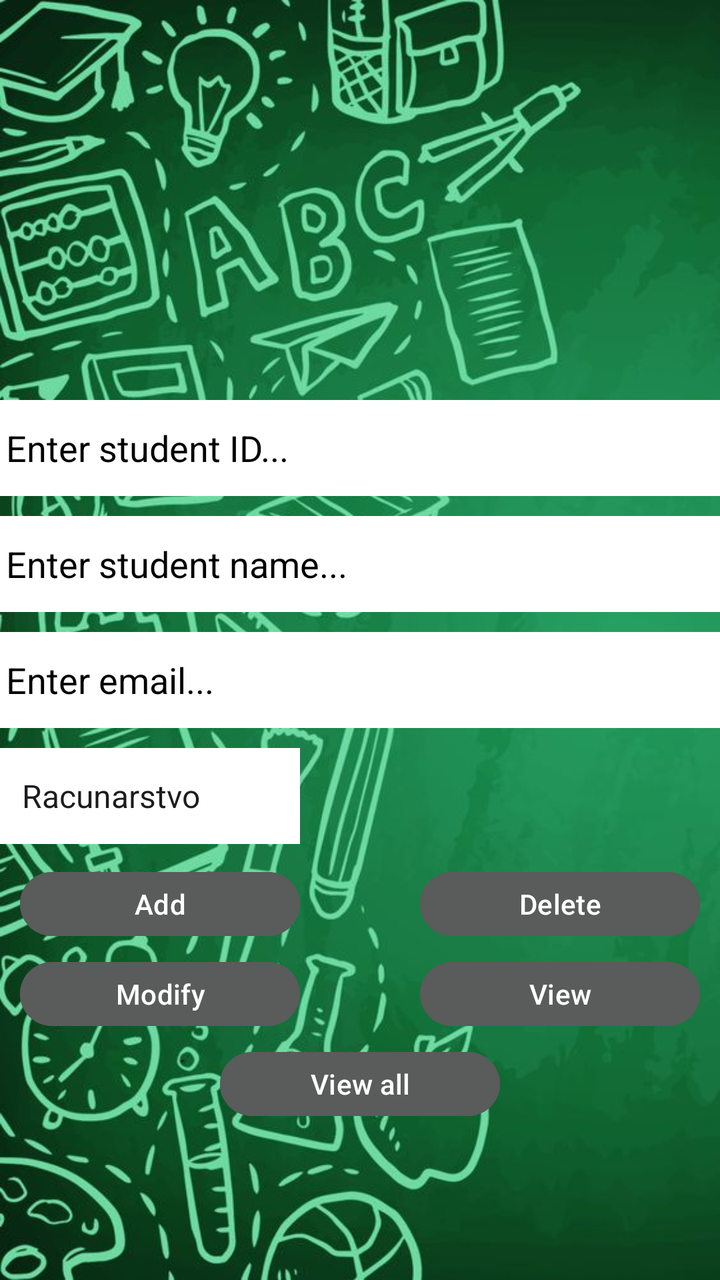
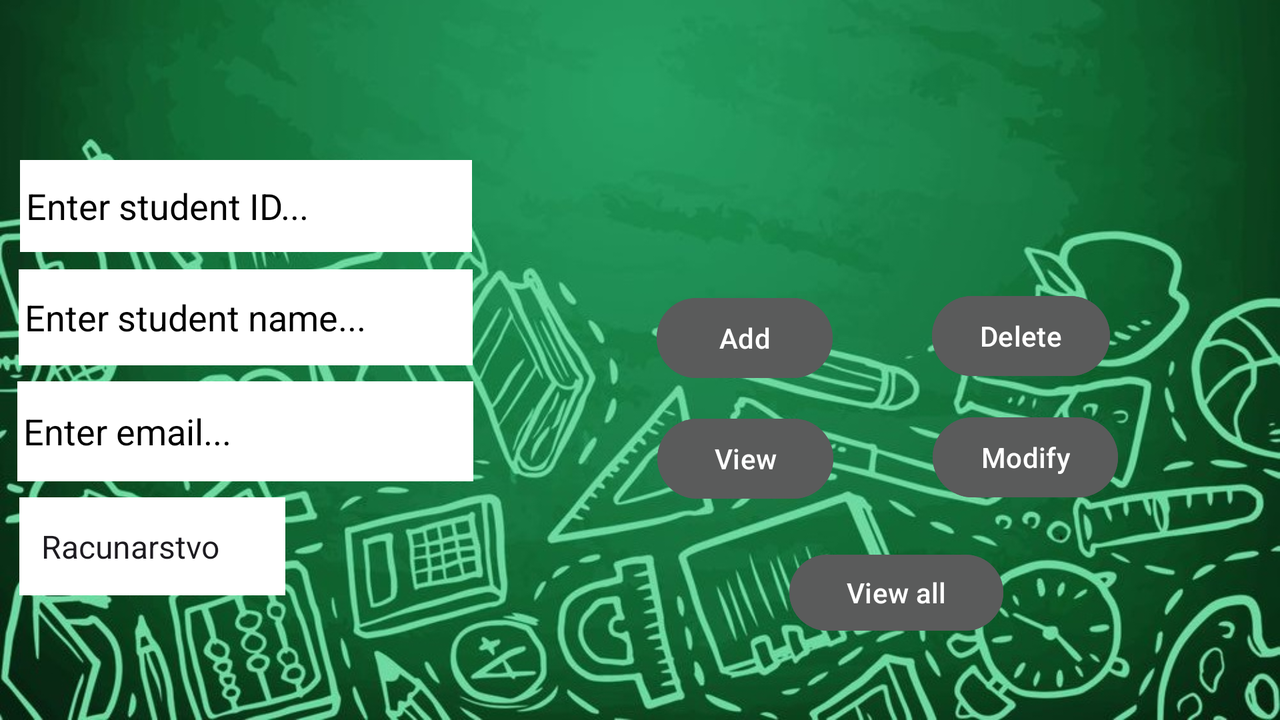

One screen, two layout resources from the same app: the default and the repository's alternative for another configuration. Each is rendered where Android would select it; the XML of both is given below.
<!-- AndroidManifest.xml: application theme Theme.StudentManagerAndroid -->
<!-- res/layout/activity_main.xml -->
<?xml version="1.0" encoding="utf-8"?>
<LinearLayout xmlns:android="http://schemas.android.com/apk/res/android"
    android:id="@+id/LinearLayout1"
    android:layout_width="match_parent"
    android:layout_height="match_parent"
    android:background="@drawable/background"
    android:orientation="vertical">

    <RelativeLayout
        android:layout_width="match_parent"
        android:layout_height="60dp"
        android:gravity="right"
        android:layout_alignParentRight="true">

        <ImageButton
            android:id="@+id/change_language"
            android:layout_width="61dp"
            android:layout_height="match_parent"
            android:background="@drawable/language"
            android:contentDescription="@string/app_name" />
    </RelativeLayout>

    <LinearLayout
        android:layout_width="match_parent"
        android:layout_height="130dp"
        android:gravity="center">

        <ImageView
            android:layout_width="150dp"
            android:layout_height="130dp"
            android:src="@drawable/logo" />

    </LinearLayout>

    <EditText
        android:id="@+id/student_id"
        android:layout_width="match_parent"
        android:layout_height="wrap_content"
        android:layout_marginTop="10dp"
        android:background="@color/white"
        android:ems="10"
        android:hint="Enter student ID..."
        android:inputType="number"
        android:minHeight="48dp"
        android:padding="3dp"
        android:textColor="@color/black"
        android:textColorHint="@color/black">

        <requestFocus />
    </EditText>

    <EditText
        android:id="@+id/student_name"
        android:layout_width="match_parent"
        android:layout_height="wrap_content"
        android:layout_marginTop="10dp"
        android:background="@color/white"
        android:ems="10"
        android:hint="Enter student name..."
        android:minHeight="48dp"
        android:padding="3dp"
        android:textColor="@color/black"
        android:textColorHint="@color/black" />

    <EditText
        android:id="@+id/student_email"
        android:layout_width="match_parent"
        android:layout_height="wrap_content"
        android:layout_marginTop="10dp"
        android:background="@color/white"
        android:ems="10"
        android:hint="Enter email..."
        android:minHeight="48dp"
        android:padding="3dp"
        android:textColor="@color/black"
        android:textColorHint="@color/black" />

    <Spinner
        android:id="@+id/subject_spinner"
        android:layout_width="150dp"
        android:layout_height="wrap_content"

        android:layout_marginTop="10dp"
        android:background="@color/white"
        android:minHeight="48dp"
        android:padding="3dp"
        android:textColor="@color/black"
        android:textColorHint="@color/black"
        android:entries="@array/studentSubjects"/>

    <LinearLayout
        android:layout_width="match_parent"
        android:layout_height="50dp"
        android:layout_marginTop="5dp"
        android:gravity="center">

        <Button
            android:id="@+id/addstudentbtn"
            android:layout_width="140dp"
            android:layout_height="40dp"
            android:backgroundTint="@color/gray"
            android:gravity="center"
            android:layout_marginRight="60dp"
            android:text="Add" />

        <Button
            android:id="@+id/deletestudentbtn"
            android:layout_width="140dp"
            android:layout_height="40dp"
            android:backgroundTint="@color/gray"
            android:gravity="center"
            android:text="Delete" />
    </LinearLayout>

    <LinearLayout
        android:layout_width="match_parent"
        android:layout_height="40dp"
        android:gravity="center">

        <Button
            android:id="@+id/modifystudentbtn"
            android:layout_width="140dp"
            android:layout_height="40dp"
            android:backgroundTint="@color/gray"
            android:layout_marginRight="60dp"
            android:text="Modify" />

        <Button
            android:id="@+id/viewstudentbtn"
            android:layout_width="140dp"
            android:layout_height="40dp"
            android:backgroundTint="@color/gray"
            android:text="View" />
    </LinearLayout>

    <LinearLayout
        android:layout_width="match_parent"
        android:layout_height="50dp"
        android:gravity="center">

        <Button
            android:id="@+id/viewallstudentsbtn"
            android:layout_width="140dp"
            android:layout_height="40dp"
            android:backgroundTint="@color/gray"
            android:text="View all" />

    </LinearLayout>

</LinearLayout>
<!-- resources referenced by this layout -->
<resources>
  <string-array name="studentSubjects">
          <item>Računarstvo</item>
          <item>Mehatronika</item>
          <item>Sestrinstvo</item>
      </string-array>
  <color name="black">#FF000000</color>
  <color name="gray">#5a5b5b</color>
  <color name="white">#FFFFFFFF</color>
  <!-- drawable background: jpg bitmap (drawable, 88185 bytes) -->
  <string name="app_name">studentManagerAndroid</string>
  <style name="Theme.StudentManagerAndroid" parent="Base.Theme.StudentManagerAndroid" />
  <style name="Base.Theme.StudentManagerAndroid" parent="Theme.Material3.DayNight.NoActionBar">
          
          
      </style>
</resources>
<!-- res/layout-land/activity_main.xml (the repository's variant of the layout above) -->
<!-- drawn on the phone turned sideways -->
<?xml version="1.0" encoding="utf-8"?>
<androidx.constraintlayout.widget.ConstraintLayout xmlns:android="http://schemas.android.com/apk/res/android"
    xmlns:app="http://schemas.android.com/apk/res-auto"
    xmlns:tools="http://schemas.android.com/tools"
    android:id="@+id/LinearLayout1"
    android:layout_width="match_parent"
    android:layout_height="match_parent"
    android:background="@drawable/background_landscape"
    android:orientation="vertical">


    <ImageButton
        android:id="@+id/change_language"
        android:layout_width="53dp"
        android:layout_height="48dp"
        android:background="@drawable/language"
        android:contentDescription="@string/app_name"
        app:layout_constraintBottom_toBottomOf="parent"
        app:layout_constraintEnd_toEndOf="parent"
        app:layout_constraintHorizontal_bias="0.975"
        app:layout_constraintStart_toStartOf="parent"
        app:layout_constraintTop_toTopOf="parent"
        app:layout_constraintVertical_bias="0.047" />

    <ImageView
        android:id="@+id/imageView"
        android:layout_width="73dp"
        android:layout_height="65dp"
        android:src="@drawable/logo"
        app:layout_constraintBottom_toBottomOf="parent"
        app:layout_constraintEnd_toStartOf="@+id/change_language"
        app:layout_constraintHorizontal_bias="0.592"
        app:layout_constraintStart_toStartOf="parent"
        app:layout_constraintTop_toTopOf="parent"
        app:layout_constraintVertical_bias="0.051" />

    <EditText
        android:id="@+id/student_id"
        android:layout_width="226dp"
        android:layout_height="46dp"
        android:background="@color/white"
        android:ems="10"
        android:hint="Enter student ID..."
        android:inputType="number"
        android:minHeight="48dp"
        android:padding="3dp"
        android:textColor="@color/black"
        android:textColorHint="@color/black"
        app:layout_constraintBottom_toBottomOf="parent"
        app:layout_constraintEnd_toEndOf="parent"
        app:layout_constraintHorizontal_bias="0.024"
        app:layout_constraintStart_toStartOf="parent"
        app:layout_constraintTop_toBottomOf="@+id/imageView"
        app:layout_constraintVertical_bias="0.0">

        <requestFocus
            android:layout_width="wrap_content"
            android:layout_height="wrap_content" />
    </EditText>


    <EditText
        android:id="@+id/student_name"
        android:layout_width="227dp"
        android:layout_height="48dp"
        android:layout_marginTop="4dp"
        android:background="@color/white"
        android:ems="10"
        android:hint="Enter student name..."
        android:minHeight="48dp"
        android:padding="3dp"
        android:textColor="@color/black"
        android:textColorHint="@color/black"
        app:layout_constraintBottom_toBottomOf="parent"
        app:layout_constraintEnd_toEndOf="parent"
        app:layout_constraintHorizontal_bias="0.023"
        app:layout_constraintStart_toStartOf="parent"
        app:layout_constraintTop_toBottomOf="@+id/student_id"
        app:layout_constraintVertical_bias="0.025" />

    <Button
        android:id="@+id/addstudentbtn"
        android:layout_width="wrap_content"
        android:layout_height="wrap_content"
        android:layout_marginStart="92dp"
        android:backgroundTint="@color/gray"
        android:gravity="center"
        android:text="Add"
        app:layout_constraintBottom_toBottomOf="parent"
        app:layout_constraintEnd_toEndOf="parent"
        app:layout_constraintHorizontal_bias="0.0"
        app:layout_constraintStart_toEndOf="@+id/student_name"
        app:layout_constraintTop_toTopOf="parent"
        app:layout_constraintVertical_bias="0.465" />

    <Button
        android:id="@+id/deletestudentbtn"
        android:layout_width="wrap_content"
        android:layout_height="wrap_content"
        android:backgroundTint="@color/gray"
        android:gravity="center"
        android:text="Delete"
        app:layout_constraintBottom_toBottomOf="parent"
        app:layout_constraintEnd_toEndOf="parent"
        app:layout_constraintHorizontal_bias="0.73"
        app:layout_constraintStart_toEndOf="@+id/student_name"
        app:layout_constraintTop_toTopOf="parent"
        app:layout_constraintVertical_bias="0.462" />

    <EditText
        android:id="@+id/student_email"
        android:layout_width="228dp"
        android:layout_height="50dp"
        android:layout_marginTop="8dp"
        android:background="@color/white"
        android:ems="10"
        android:hint="Enter email..."
        android:minHeight="48dp"
        android:padding="3dp"
        android:textColor="@color/black"
        android:textColorHint="@color/black"
        app:layout_constraintBottom_toBottomOf="parent"
        app:layout_constraintEnd_toEndOf="parent"
        app:layout_constraintHorizontal_bias="0.021"
        app:layout_constraintStart_toStartOf="parent"
        app:layout_constraintTop_toBottomOf="@+id/student_name"
        app:layout_constraintVertical_bias="0.0" />

    <Button
        android:id="@+id/modifystudentbtn"
        android:layout_width="wrap_content"
        android:layout_height="wrap_content"
        android:layout_marginTop="56dp"
        android:layout_marginBottom="16dp"
        android:backgroundTint="@color/gray"
        android:text="Modify"
        app:layout_constraintBottom_toTopOf="@+id/viewallstudentsbtn"
        app:layout_constraintEnd_toEndOf="parent"
        app:layout_constraintHorizontal_bias="0.739"
        app:layout_constraintStart_toEndOf="@+id/student_email"
        app:layout_constraintTop_toTopOf="@+id/deletestudentbtn" />

    <Button
        android:id="@+id/viewstudentbtn"
        android:layout_width="wrap_content"
        android:layout_height="wrap_content"
        android:layout_marginStart="92dp"
        android:layout_marginTop="56dp"
        android:layout_marginBottom="16dp"
        android:backgroundTint="@color/gray"
        android:text="View"
        app:layout_constraintBottom_toTopOf="@+id/viewallstudentsbtn"
        app:layout_constraintEnd_toEndOf="parent"
        app:layout_constraintHorizontal_bias="0.0"
        app:layout_constraintStart_toEndOf="@+id/student_email"
        app:layout_constraintTop_toTopOf="@+id/addstudentbtn" />

    <Spinner
        android:id="@+id/subject_spinner"
        android:layout_width="133dp"
        android:layout_height="49dp"

        android:layout_marginTop="8dp"
        android:background="@color/white"
        android:minHeight="48dp"
        android:padding="3dp"
        android:textColor="@color/black"
        android:textColorHint="@color/black"
        app:layout_constraintEnd_toEndOf="parent"
        app:layout_constraintHorizontal_bias="0.019"
        app:layout_constraintStart_toStartOf="parent"
        app:layout_constraintTop_toBottomOf="@+id/student_email"
        android:entries="@array/studentSubjects"/>

    <Button
        android:id="@+id/viewallstudentsbtn"
        android:layout_width="107dp"
        android:layout_height="46dp"
        android:layout_marginStart="252dp"
        android:backgroundTint="@color/gray"
        android:text="View all"
        app:layout_constraintBottom_toBottomOf="parent"
        app:layout_constraintEnd_toEndOf="parent"
        app:layout_constraintHorizontal_bias="0.0"
        app:layout_constraintStart_toEndOf="@+id/subject_spinner"
        app:layout_constraintTop_toTopOf="parent"
        app:layout_constraintVertical_bias="0.87" />


</androidx.constraintlayout.widget.ConstraintLayout>
<!-- resources referenced by the variant -->
<!-- as the phone turned sideways resolves them -->
<resources>
  <string-array name="studentSubjects">
          <item>Računarstvo</item>
          <item>Mehatronika</item>
          <item>Sestrinstvo</item>
      </string-array>
  <color name="black">#FF000000</color>
  <color name="gray">#5a5b5b</color>
  <color name="white">#FFFFFFFF</color>
  <!-- drawable background_landscape: jpg bitmap (drawable, 144298 bytes) -->
  <string name="app_name">studentManagerAndroid</string>
  <style name="Theme.StudentManagerAndroid" parent="Base.Theme.StudentManagerAndroid" />
  <style name="Base.Theme.StudentManagerAndroid" parent="Theme.Material3.DayNight.NoActionBar">
          
          
      </style>
</resources>
